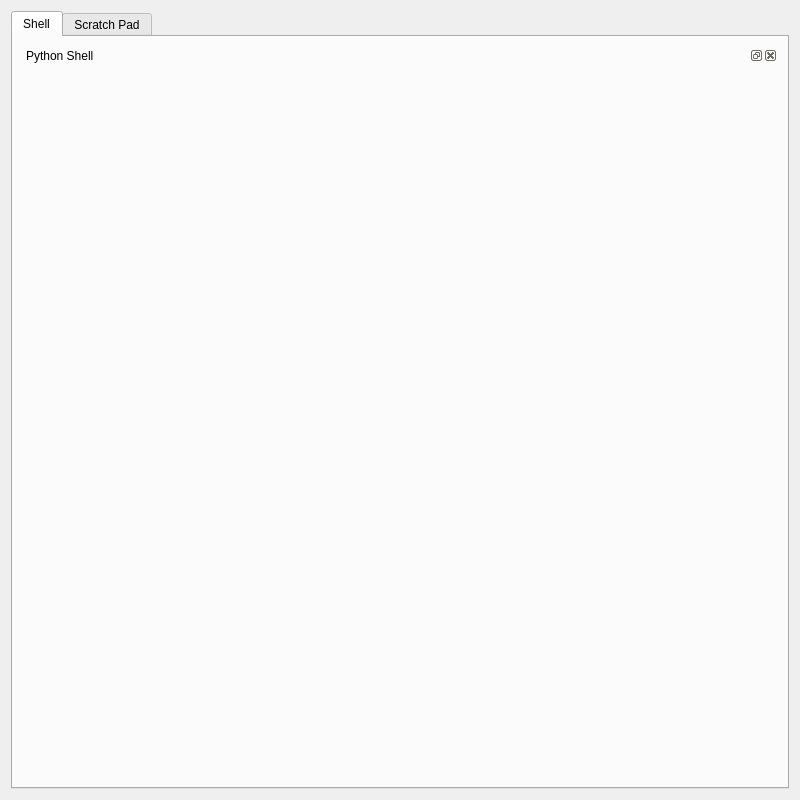
<ui version="4.0" >
 <class>pyQTShell</class>
 <widget class="QWidget" name="pyQTShell" >
  <property name="windowModality" >
   <enum>Qt::NonModal</enum>
  </property>
  <property name="geometry" >
   <rect>
    <x>0</x>
    <y>0</y>
    <width>800</width>
    <height>800</height>
   </rect>
  </property>
  <property name="focusPolicy" >
   <enum>Qt::ClickFocus</enum>
  </property>
  <property name="windowTitle" >
   <string/>
  </property>
  <layout class="QHBoxLayout" >
   <item>
    <widget class="QTabWidget" name="tabWidget" >
     <property name="currentIndex" >
      <number>0</number>
     </property>
     <widget class="QWidget" name="shellTab" >
      <attribute name="title" >
       <string>Shell</string>
      </attribute>
      <layout class="QHBoxLayout" >
       <item>
        <widget class="QSplitter" name="splitter" >
         <property name="lineWidth" >
          <number>1</number>
         </property>
         <property name="midLineWidth" >
          <number>0</number>
         </property>
         <property name="orientation" >
          <enum>Qt::Vertical</enum>
         </property>
         <property name="handleWidth" >
          <number>8</number>
         </property>
         <widget class="QDockWidget" name="pyDockWidget" >
          <property name="enabled" >
           <bool>true</bool>
          </property>
          <property name="sizePolicy" >
           <sizepolicy vsizetype="Maximum" hsizetype="Maximum" >
            <horstretch>0</horstretch>
            <verstretch>0</verstretch>
           </sizepolicy>
          </property>
          <property name="minimumSize" >
           <size>
            <width>0</width>
            <height>200</height>
           </size>
          </property>
          <property name="baseSize" >
           <size>
            <width>0</width>
            <height>200</height>
           </size>
          </property>
          <property name="windowTitle" >
           <string>Python Shell</string>
          </property>
          <widget class="QWidget" name="dockWidgetContents" >
           <property name="sizePolicy" >
            <sizepolicy vsizetype="Expanding" hsizetype="Expanding" >
             <horstretch>0</horstretch>
             <verstretch>0</verstretch>
            </sizepolicy>
           </property>
          </widget>
         </widget>
        </widget>
       </item>
      </layout>
     </widget>
     <widget class="QWidget" name="scratchTab" >
      <attribute name="title" >
       <string>Scratch Pad</string>
      </attribute>
      <layout class="QHBoxLayout" >
       <item>
        <layout class="QVBoxLayout" >
         <item>
          <layout class="QHBoxLayout" >
           <item>
            <widget class="QComboBox" name="script_name_cb" >
             <property name="editable" >
              <bool>true</bool>
             </property>
            </widget>
           </item>
           <item>
            <widget class="QPushButton" name="btn_scratch2Mem" >
             <property name="maximumSize" >
              <size>
               <width>100</width>
               <height>16777215</height>
              </size>
             </property>
             <property name="text" >
              <string>Cache Script</string>
             </property>
            </widget>
           </item>
           <item>
            <widget class="QPushButton" name="btn_saveScript" >
             <property name="maximumSize" >
              <size>
               <width>100</width>
               <height>16777215</height>
              </size>
             </property>
             <property name="text" >
              <string>Script to Disk</string>
             </property>
            </widget>
           </item>
          </layout>
         </item>
         <item>
          <widget class="QWidget" native="1" name="sp_widget" />
         </item>
        </layout>
       </item>
      </layout>
     </widget>
    </widget>
   </item>
  </layout>
  <action name="actionAutoScale" >
   <property name="text" >
    <string>AutoScale</string>
   </property>
   <property name="shortcut" >
    <string>Ctrl+A</string>
   </property>
  </action>
  <action name="actionPlotOptions" >
   <property name="text" >
    <string>Plot Options</string>
   </property>
   <property name="shortcut" >
    <string>Ctrl+T</string>
   </property>
  </action>
  <action name="actionClear" >
   <property name="text" >
    <string>Clear</string>
   </property>
   <property name="shortcut" >
    <string>Ctrl+Shift+X</string>
   </property>
  </action>
  <action name="actionZoom" >
   <property name="text" >
    <string>Zoom</string>
   </property>
   <property name="shortcut" >
    <string>Ctrl+Z</string>
   </property>
  </action>
 </widget>
 <resources/>
 <connections/>
</ui>
